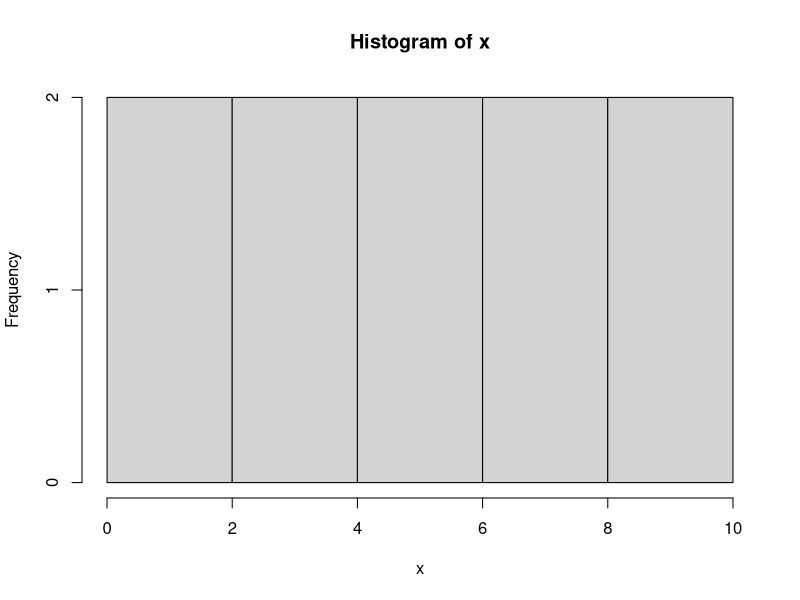
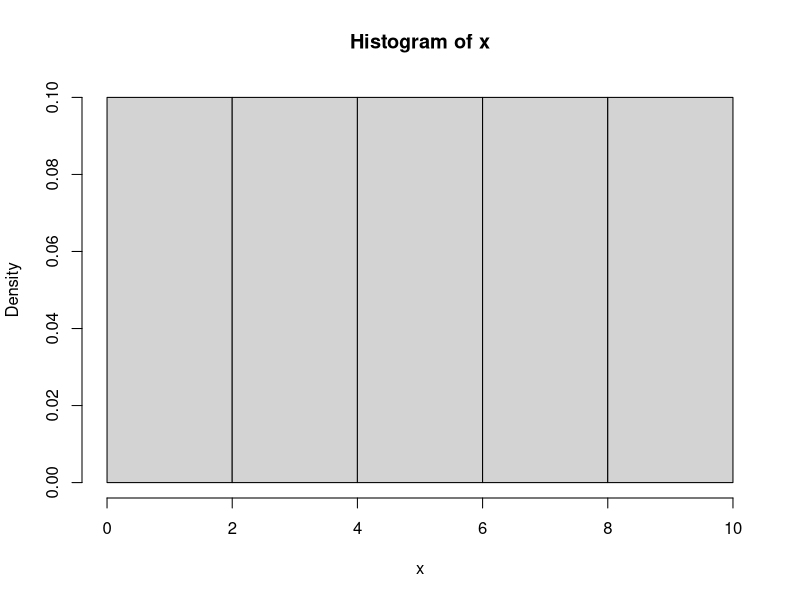
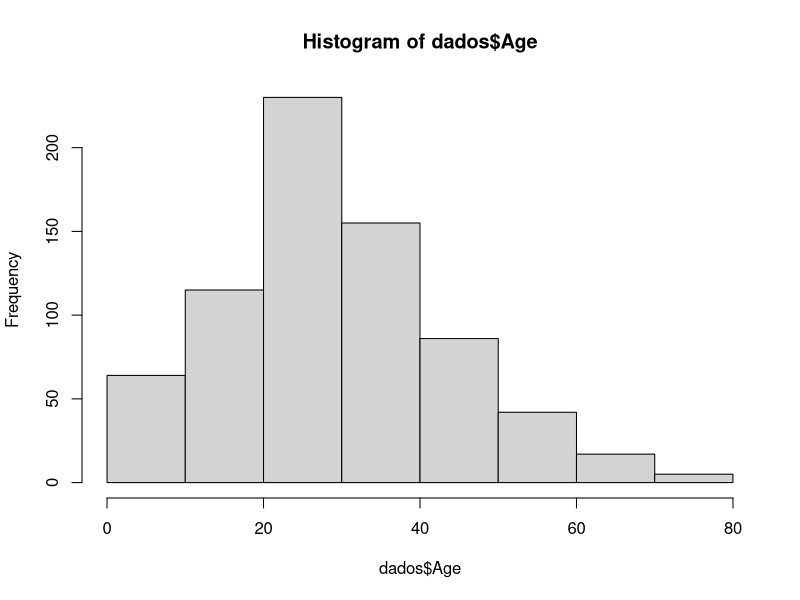
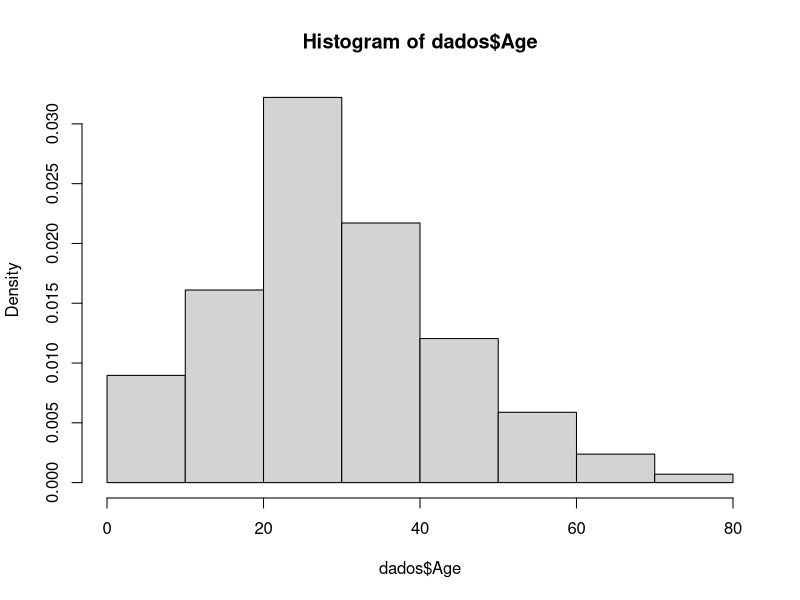

R code for these plots, in order:
setwd("/Users/scp93/Desktop/AulaR/Aula1/")

# ----------  Cap 6.1 ---------- 
# --criar um vetor
x = c(4, 5, 9, 1, 9, 2, 10, 4, 6, 1, 6)

# -- tamanho do vetor
n = length(x)

# --calcula a media
sum(x)/n

# funcao
mean(x)


# --calcula variancia
xbar = mean(x)
y = (x-xbar)^2
sum(y)/(n-1)

# funcao
var(x)

# -- calcula a amplitude
max(x)-min(x)

# funcao
range(x)
diff(range(x))

# -- Exemplo - Titanic
dados = read.csv("dados_titanic.csv", sep = ",")
View(dados)

# media da idade 
mean(dados$Age)

# variancia da idade
var(dados$Age)

# amplitude da idade
range(dados$Age)
diff(range(dados$Age))

# resumo
summary(dados$Age)

#  ---------- Cap 6.2  ---------- 
# -- diagrama de ramo e folhas
set.seed(1)
x = rbinom(40, 120, 0.5)

stem(x)

# -- exemplo titanic
stem(dados$Age[1:50])


#  ---------- Cap 6.3  ---------- 
# -- Distribuicao de frequencia

# dados
set.seed(1)
x = 1:10

# tamanho da amostra
n = length(x)

# numero de classe
k = floor(sqrt(n))

# criacao dos intervalos de classe
classe = seq(from= min(x), to = max(x)+.1, length.out = k+1)

# cria tabela de frequencia
cortes = cut(x, breaks = classe, right = F)
table(cortes)

# -- Exemplo 
n = length(dados$Age)

k = floor(sqrt(n))

classe = seq(from= min(dados$Age), to = max(dados$Age)+.1, length.out = k+1)

cortes = cut(dados$Age, breaks = classe, right = F)
# frequencia absoluta
cbind(table(cortes))

# frequencia relativa
cbind(table(cortes))/n

# -- Histograma

# histograma para frequencia
hist(x)

# histograma para frequencia relativa
hist(x, probability = T)

# Exemplo
hist(dados$Age)
hist(dados$Age, probability = T)

